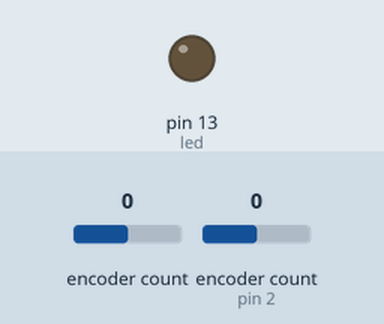
Simulated run of this sketch. Board: Teensy 4. Shown: output pins drawn as LEDs (lit = HIGH). The test bench sets the inputs (shaded band); at power-on: encoder count 0, encoder count (sensor on pin 2) 0.

Above: at 1.2 s.
1.3 s: encoder count (sensor 0) set to 1
Timing chart, 0 to 4.3 s (numbered marks = the images above; inputs shaded):
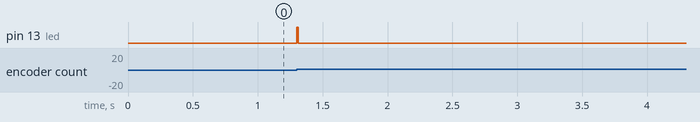

Measured:
- after the input at 1.3 s, pin 13 (led): LOW → HIGH at once, → LOW 0.01 s later

The sketch:

MIDI_two_encoders_playing_notes.ino
```cpp
#include <Encoder.h>

int led = 13;
int channel = 1;
int note = 0; // C4
int octave = 5;

long positionOne = 0;
long positionTwo = 0;

Encoder knobOne(0, 1);
Encoder knobTwo(2, 3);


void setup () {
  pinMode(led, OUTPUT);
  digitalWrite(led, LOW);

}


void loop () {
  long newOne, newTwo;
  int changed = 0;

  newOne = knobOne.read();
  newTwo = knobTwo.read();


  if (newOne != positionOne) {
    if (newOne < positionOne) {
      note--;
    } else {
      note++;
    }
    note = constrain(note,0, 11);
    positionOne = newOne;
    changed = 1;
  }
  if (newTwo != positionTwo) {
    if (newTwo < positionTwo) {
      octave--;
    } else {
      octave++;
    }
    octave = constrain (octave, 0, 10);
    positionTwo = newTwo;
    changed = 1;
  }

  if (changed == 1) {
    int midiNote = (octave * 12) + note;
    digitalWrite(led, HIGH);
    usbMIDI.sendNoteOn(midiNote, 99, channel);
    delay(10);
    usbMIDI.sendNoteOn(midiNote, 0, channel);
    digitalWrite(led, LOW);
    changed = 0;
  }
}
```
